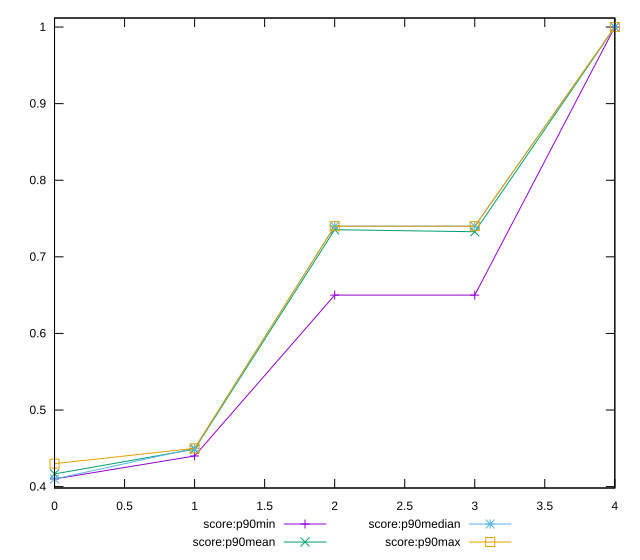

The gnuplot source for this figure:
reset

$scoreP90Min <<EOF
0 0.41
1 0.44
2 0.65
3 0.65
4 1
EOF

$scoreP90Mean <<EOF
0 0.4165957446808506
1 0.44882978723404293
2 0.7354255319148937
3 0.7327659574468087
4 1
EOF

$scoreP90Median <<EOF
0 0.41
1 0.45
2 0.74
3 0.74
4 1
EOF

$scoreP90Max <<EOF
0 0.43
1 0.45
2 0.74
3 0.74
4 1
EOF

set key outside below
set xrange [0:4]
set yrange [0.3982:1.0118]
set trange [0.3982:1.0118]
set terminal svg size 640, 560 enhanced background rgb 'white'
set output "report_00026_2021-02-22T21:38:55.199Z/render-blocking-resources/progression/score.svg"

plot $scoreP90Min title "score:p90min" with linespoints, \
     $scoreP90Mean title "score:p90mean" with linespoints, \
     $scoreP90Median title "score:p90median" with linespoints, \
     $scoreP90Max title "score:p90max" with linespoints

reset
